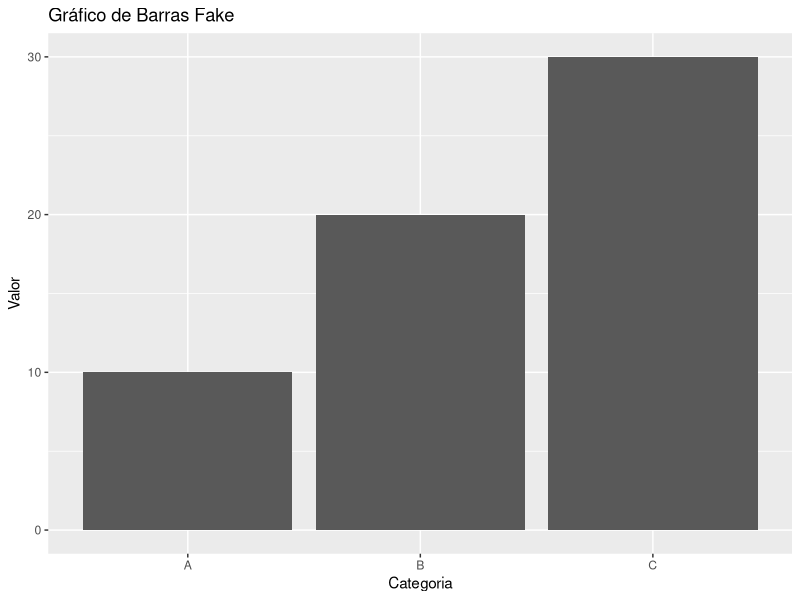

The R source for this figure:
## ---- chunk 1
library(ggplot2)

data <- data.frame(
  categoria = c("A", "B", "C"),
  valor = c(10, 20, 30)
)

ggplot(data, aes(x=categoria, y=valor)) +
  geom_bar(stat="identity") +
  labs(title="Gráfico de Barras Fake",
       x="Categoria",
       y="Valor")
